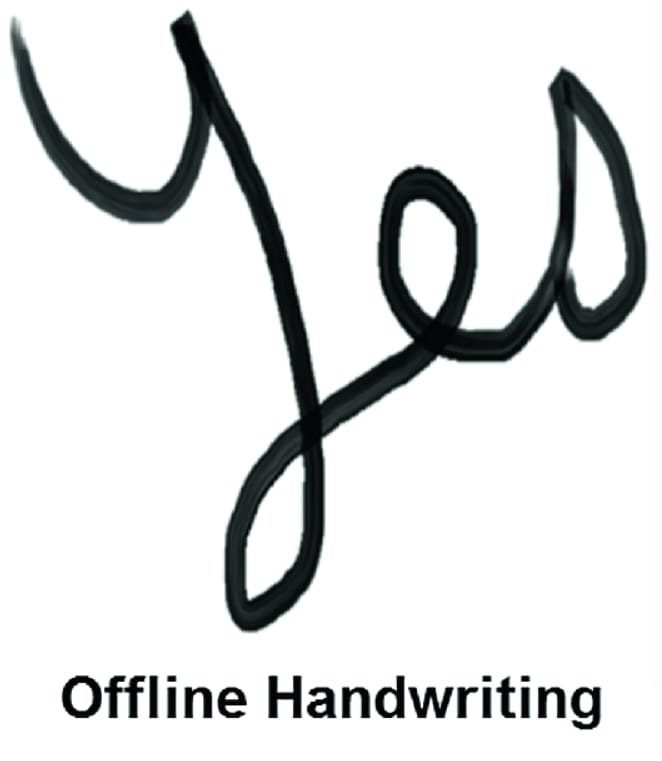
#> input picture Digital-Image-Processing-main/Practices/character.jpeg, 662 x 761 px
$ jupyter execute chap145.ipynb
#> lines starting #> are read from the running program, lines starting #| are printed output that depends on the picture
[cell 1]
## 1.4.5 Morphological Transformations

[cell 2]
import cv2
import numpy as np
import matplotlib.pyplot as plt
img = cv2.imread('character.jpeg',0)
#> img: shape (761, 662); min 0, max 255, mean 224.2
kernel = np.ones((2,2),np.uint8)
erosion = cv2.erode(img,kernel,iterations = 1)
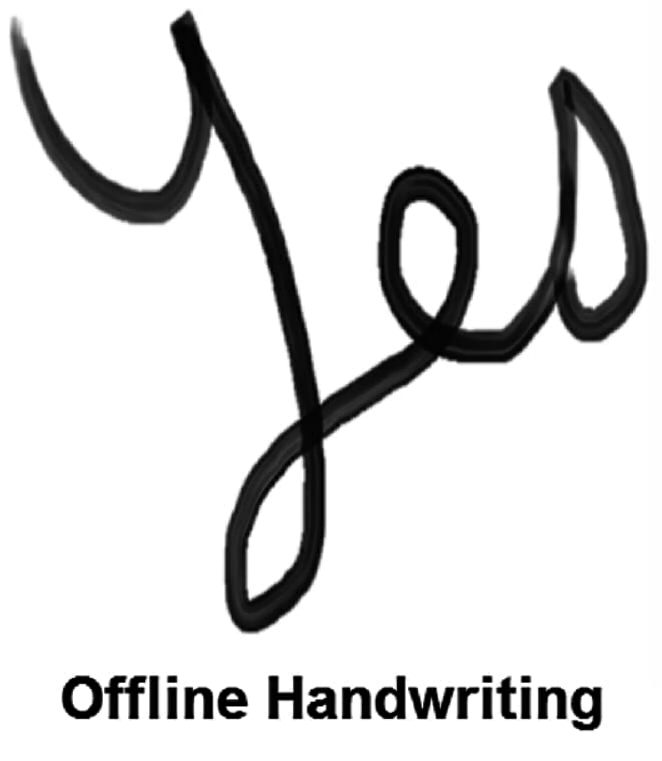
#> erosion: shape (761, 662); min 0, max 255, mean 221.9
dilation = cv2.dilate(img,kernel,iterations = 1)
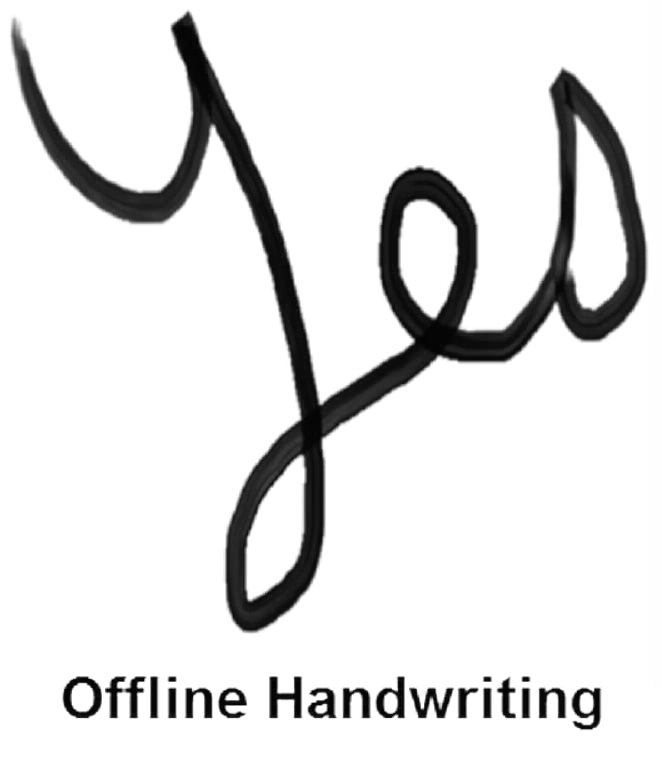
#> dilation: shape (761, 662); min 0, max 255, mean 226.6
opening = cv2.morphologyEx(img, cv2.MORPH_OPEN, kernel)
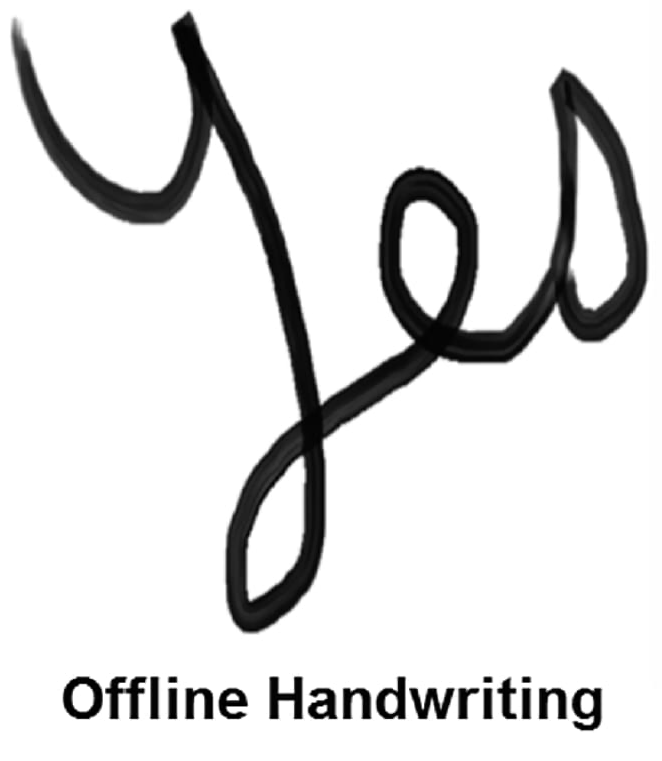
#> opening: shape (761, 662); min 0, max 255, mean 224.2
closing = cv2.morphologyEx(img, cv2.MORPH_CLOSE, kernel)
gradient = cv2.morphologyEx(img, cv2.MORPH_GRADIENT, kernel)
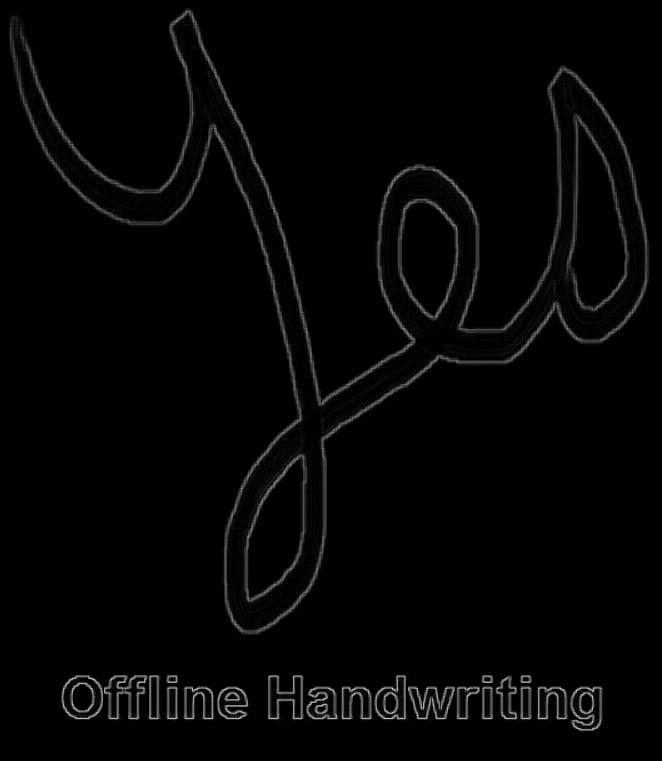
#> gradient: shape (761, 662); min 0, max 218, mean 4.7

[cell 3]
plt.figure(figsize=(15, 10))
plt.subplot(231),plt.imshow(img, 'gray'),plt.title('Input', fontsize=20)
plt.subplot(232),plt.imshow(erosion, 'gray'),plt.title('Output Erosion', fontsize=20)
plt.subplot(233),plt.imshow(dilation, 'gray'),plt.title('Output: Dilation', fontsize=20)
plt.subplot(234),plt.imshow(opening, 'gray'),plt.title('Output: Opening', fontsize=20)
plt.subplot(235),plt.imshow(closing, 'gray'),plt.title('Output: Closing', fontsize=20)
plt.subplot(236),plt.imshow(gradient, 'gray'),plt.title('Output: Gradient', fontsize=20)
plt.show()

[cell 4]
## Enhance Fingerprint using mophological operators

[cell 5]
img = cv2.imread('finger1.jpeg',0)
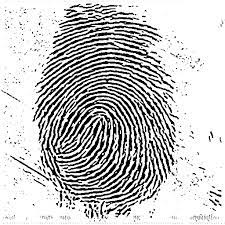
#> input picture Digital-Image-Processing-main/Practices/finger1.jpeg, 225 x 225 px
#> img is the input picture: shape (225, 225); min 0, max 255, mean 195.9
kernel = np.ones((2,2),np.uint8)
erosion = cv2.erode(img,kernel,iterations = 1)
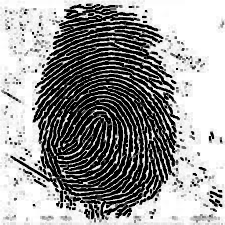
#> erosion: shape (225, 225); min 0, max 255, mean 153
dilation = cv2.dilate(img,kernel,iterations = 1)
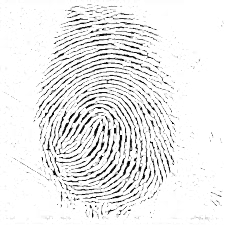
#> dilation: shape (225, 225); min 0, max 255, mean 234.5
opening = cv2.morphologyEx(img, cv2.MORPH_OPEN, kernel, iterations = 2)
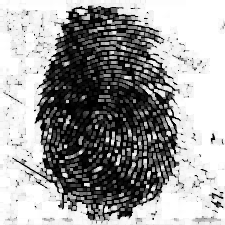
#> opening: shape (225, 225); min 0, max 255, mean 156.2
closing = cv2.morphologyEx(img, cv2.MORPH_CLOSE, kernel)
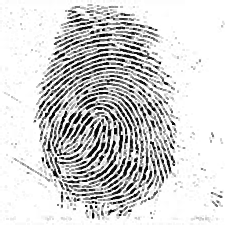
#> closing: shape (225, 225); min 0, max 255, mean 210.8
gradient = cv2.morphologyEx(img, cv2.MORPH_GRADIENT, kernel)
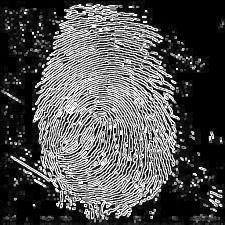
#> gradient: shape (225, 225); min 0, max 255, mean 81.5

[cell 6]
plt.figure(figsize=(15, 10))
plt.subplot(231),plt.imshow(img, 'gray'),plt.title('Input', fontsize=20)
plt.subplot(232),plt.imshow(erosion, 'gray'),plt.title('Output Erosion', fontsize=20)
plt.subplot(233),plt.imshow(dilation, 'gray'),plt.title('Output: Dilation', fontsize=20)
plt.subplot(234),plt.imshow(opening, 'gray'),plt.title('Output: Opening', fontsize=20)
plt.subplot(235),plt.imshow(closing, 'gray'),plt.title('Output: Closing', fontsize=20)
plt.subplot(236),plt.imshow(gradient, 'gray'),plt.title('Output: Gradient', fontsize=20)
plt.show()
